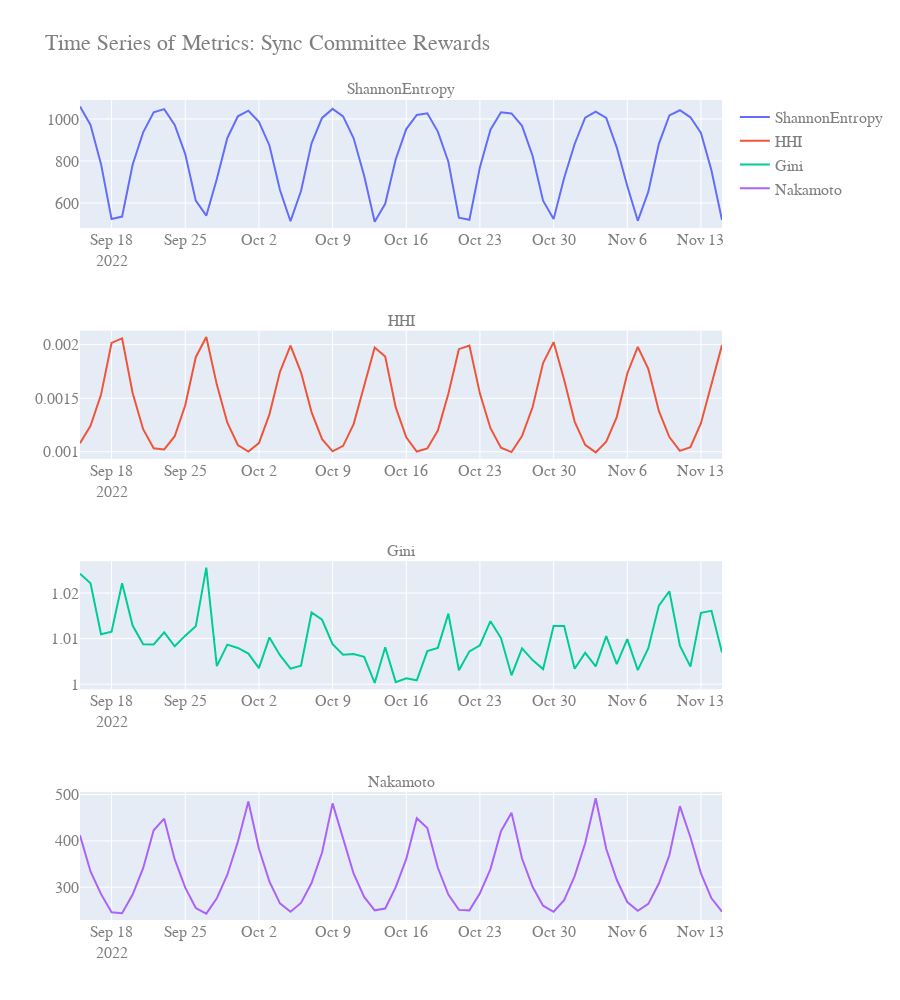

The code cell stored with this chart in its notebook:
### Code cell
import plotly.graph_objects as go
from plotly.subplots import make_subplots
import pandas as pd

# Sample dataframe (replace with your actual dataframe)
df = data.copy()

# Create a 4x1 subplot layout
fig = make_subplots(rows=4, cols=1, shared_xaxes=False, subplot_titles=('ShannonEntropy', 'HHI', 'Gini', 'Nakamoto'))

# Add traces for each metric
fig.add_trace(go.Scatter(x=df['date'], y=df['ShannonEntropy'], mode='lines', name='ShannonEntropy'), row=1, col=1)
fig.add_trace(go.Scatter(x=df['date'], y=df['HHI'], mode='lines', name='HHI'), row=2, col=1)
fig.add_trace(go.Scatter(x=df['date'], y=df['Gini'], mode='lines', name='Gini'), row=3, col=1)
fig.add_trace(go.Scatter(x=df['date'], y=df['Nakamoto'], mode='lines', name='Nakamoto'), row=4, col=1)

# LaTeX styled title and subplot titles
fig.update_layout(
    title_text="Time Series of Metrics: Sync Committee Rewards",
    font=dict(family="Courier New, monospace", size=16, color="#7f7f7f"),
    height=1000,  # Adjusted height
    template="plotly"  # Set the theme to ggplot2
)

# Add LaTeX explanation
# Explanation with LaTeX-style formatting
#explanation = "Note: In this plot, the symbol $\\mu$ represents the metric prefix 'micro-', denoting a factor of $10^{-6}$."

# Show the plot
fig.show()
